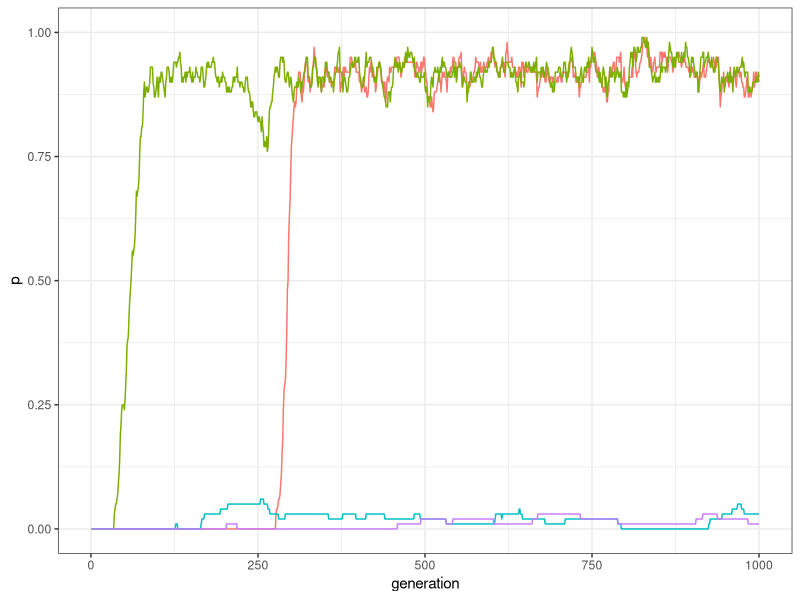
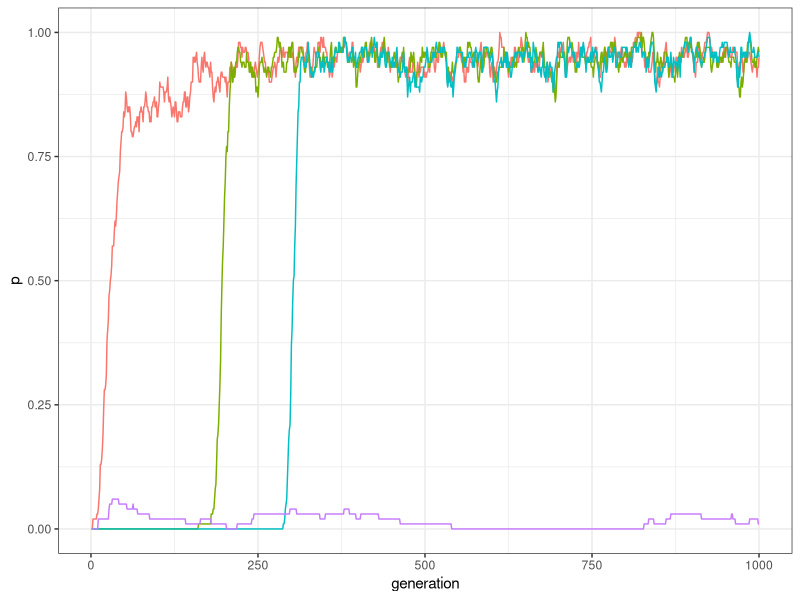
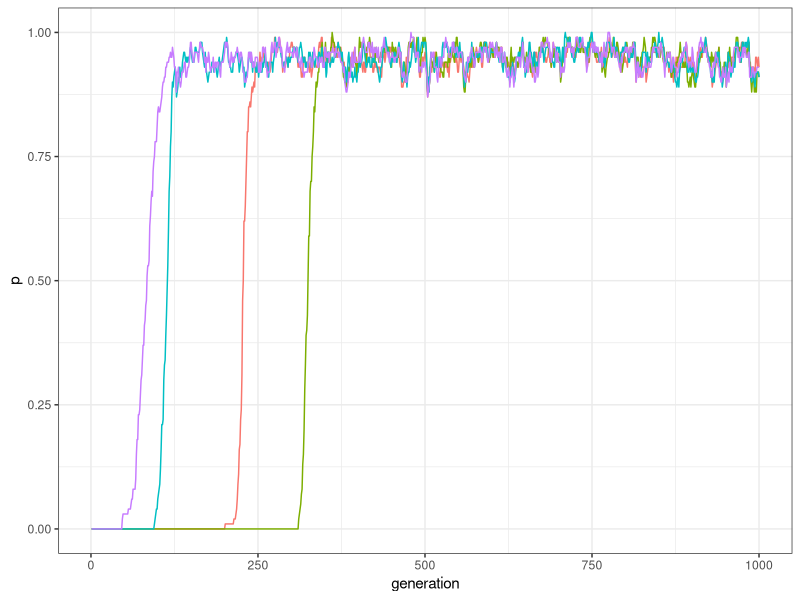
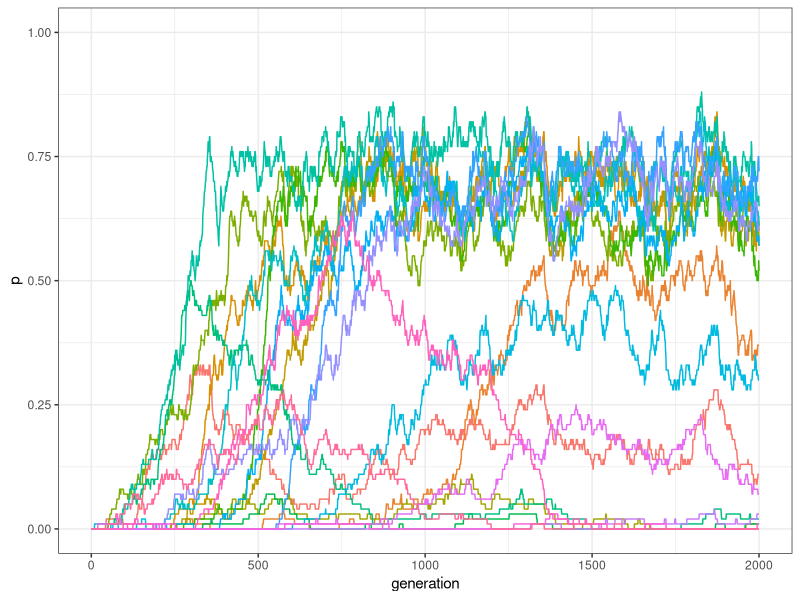
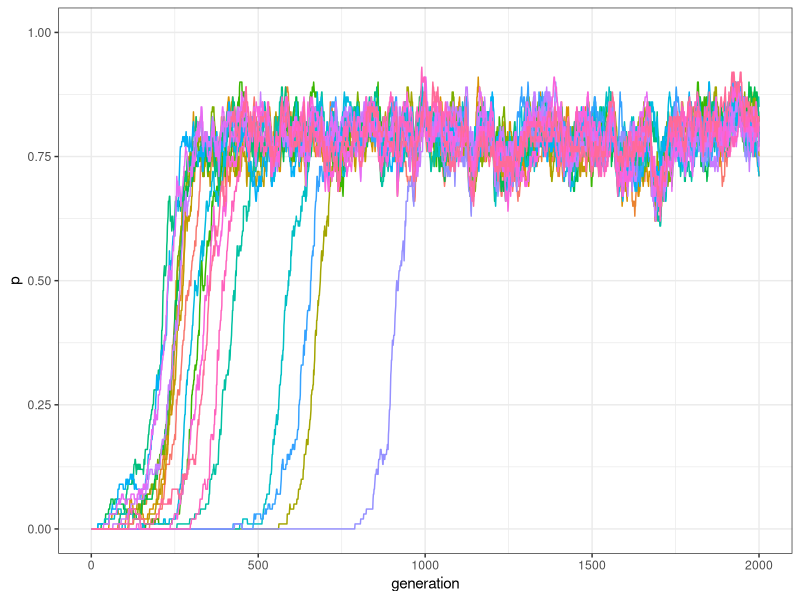
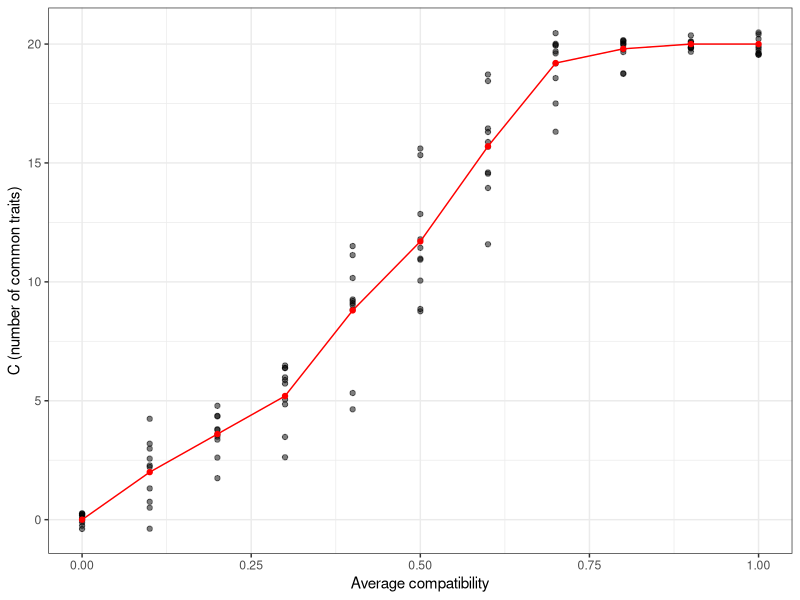

Source code (R) for these figures, in order:
## ---- chunk 1
library(tidyverse)
set.seed(111)
my_world <- matrix(c(1,1,-1,-1,1,1,-1,-1,-1,-1,1,1,-1,-1,1,1), nrow = 4, ncol = 4)
my_world
## ---- chunk 2
traits_inter_dependence <- function(N, t_max, k, mu, p_death, world){
  output <- tibble(trait = rep(c("A","B","C","D"), each = t_max), generation = rep(1:t_max, 4), p = rep(NA, t_max * 4))      
  population <- matrix(0, ncol = 4, nrow = N)
  output[output$generation == 1 ,]$p <- colSums(population) / N
  for(t in 2:t_max){
    # innovations
    innovators <- sample(c(TRUE, FALSE), N, prob = c(mu, 1 - mu), replace = TRUE) 
    innovations <- sample(1:4, sum(innovators), replace = TRUE)
    population[cbind(which(innovators == TRUE), innovations)] <- 1
    
    # copying
    demonstrators <- sample(1:N, replace = TRUE)
    demonstrators_traits <- sample(1:4, N, replace = TRUE)
    
    # not sure how to vectorise the code below. The first "if" can be done with:
    # population[cbind(demonstrators,demonstrators_traits)]==1 as in previous chapter
    # but I could not figure out a way to calcualte the compatibility score at popualtion level
    
    for(i in 1:N){
      if(population[demonstrators[i], demonstrators_traits[i]]){
        compatibility_score <- sum(world[demonstrators_traits[i], which(population[i,]>0)])
        copy <- (1 / (1 + exp(-k*compatibility_score))) > runif(1)
        if(copy){
          population[i,demonstrators_traits[i]] <- 1
        }
      }
    }
    
    # birth/death
    replace <- sample(c(TRUE, FALSE), N, prob = c(p_death, 1 - p_death), replace = TRUE)
    population[replace, ] <- 0
    
    output[output$generation == t ,]$p <- colSums(population) / N
  }
  output
}
## ---- chunk 3
plot_multiple_traits <- function(data_model) {
  ggplot(data = data_model, aes(y = p, x = generation)) +
    geom_line(aes(colour = trait)) +
    ylim(c(0, 1)) +
    theme_bw() +
    theme(legend.position = "none")
}
## ---- chunk 4
my_world <- matrix(c(1,1,-1,-1,1,1,-1,-1,-1,-1,1,1,-1,-1,1,1), nrow = 4, ncol = 4)
data_model <- traits_inter_dependence(N = 100, t_max = 1000, k = 10, mu = 0.0005, p_death = 0.01, world = my_world)
plot_multiple_traits(data_model)
## ---- chunk 5
data_model[data_model$generation==1000,]
## ---- chunk 6
my_world <- matrix(c(1,1,1,-1, 1,1,1,-1,1,1,1,-1,-1,-1,-1,1), nrow = 4, ncol = 4)
data_model <- traits_inter_dependence(N = 100, t_max = 1000, k = 10, mu = 0.0005, p_death = 0.01, world = my_world)
plot_multiple_traits(data_model)
## ---- chunk 7
my_world <- matrix(c(1,1,1,1,1,1,1,1,1,1,1,1,1,1,1,1), nrow = 4, ncol = 4)
data_model <- traits_inter_dependence(N = 100, t_max = 1000, k = 10, mu = 0.0005, p_death = 0.01, world = my_world)
plot_multiple_traits(data_model)
## ---- chunk 8
M <- 7
gamma <- 0.5
my_world <- matrix( rep(1, M * M), nrow = M)
compatibilities <- sample(c(1, -1), choose(M, 2), prob = c(gamma, 1 - gamma), replace = TRUE) 
my_world[upper.tri(my_world)] <- compatibilities
my_world <- t(my_world)
my_world[upper.tri(my_world)] <- compatibilities
## ---- chunk 9
my_world
## ---- chunk 10
traits_inter_dependence_2 <- function(N, M, t_max, k, mu, p_death, gamma){
  output <- matrix(data = NA, nrow = t_max, ncol = M)
  # initalise the traits' world:
  world <- matrix( rep(1, M * M), nrow = M)
  compatibilities <- sample(c(1, -1), choose(M,2), prob = c(gamma, 1 - gamma), replace = TRUE) 
  world[upper.tri(world)] <- compatibilities
  world <- t(world)
  world[upper.tri(world)] <- compatibilities
  # initialise the population:
  population <- matrix(0, ncol = M, nrow = N)
  output[1, ] <- colSums(population) / N 
  for(t in 2:t_max){
    # innovations
    innovators <- sample(c(TRUE, FALSE), N, prob = c(mu, 1 - mu), replace = TRUE) 
    innovations <- sample(1:M, sum(innovators), replace = TRUE)
    population[cbind(which(innovators == TRUE), innovations)] <- 1
    
    # copying
    demonstrators <- sample(1:N, replace = TRUE)
    demonstrators_traits <- sample(1:M, N, replace = TRUE)

    for(i in 1:N){
      if(population[demonstrators[i], demonstrators_traits[i]]){
        compatibility_score <- sum(world[demonstrators_traits[i], which(population[i,]>0)])
        copy <- (1 / (1 + exp(-k*compatibility_score))) > runif(1)
        if(copy){
          population[i,demonstrators_traits[i]] <- 1
        }
      }
    }
    
    # birth/death
    replace <- sample(c(TRUE, FALSE), N, prob = c(p_death, 1 - p_death), replace = TRUE)
    population[replace, ] <- 0
    
    output[t, ] <- colSums(population) / N
  }
  output
}  
## ---- chunk 11
plot_multiple_traits_matrix <- function(data_model) {
  generation <- rep(1:dim(data_model)[1], dim(data_model)[2])
  
  data_to_plot <- as_tibble(data_model) %>%
    gather( key = "trait", value = "p") %>%
    add_column(generation)
  
  ggplot(data = data_to_plot, aes(y = p, x = generation)) +
    geom_line(aes(colour = trait)) +
    ylim(c(0, 1)) +
    theme_bw() +
    theme(legend.position = "none")
}
## ---- chunk 12
data_model <- traits_inter_dependence_2(N = 100, M = 20, t_max = 2000, k = 10, mu = 0.001, p_death = 0.01, gamma = .5)
plot_multiple_traits_matrix(data_model)
## ---- chunk 13
data_model <- traits_inter_dependence_2(N = 100, M = 20, t_max = 2000, k = 10, mu = 0.001, p_death = 0.01, gamma = 1)
plot_multiple_traits_matrix(data_model)
## ---- chunk 14
r_max = 10
test_inter_dependence <- tibble(gamma = rep(seq(0, 1, by = .1), r_max), run = as.factor(rep(1:r_max, each = 11)), C = NA)
for(condition in seq(0, 1, by = .1)){
  for(r in 1:r_max) {
    data_model <- traits_inter_dependence_2(N = 100, M = 20, t_max = 2000, k = 10, mu = 0.001, p_death = 0.01, gamma = condition)
    test_inter_dependence[test_inter_dependence$gamma == condition & test_inter_dependence$run == r, ]$C <- sum(data_model[2000,]>.5)
  }
}
ggplot(data = test_inter_dependence, aes(x = gamma, y = C)) +
  geom_jitter(width = 0, height = 0.5, alpha = 0.5) +
  stat_summary(fun.y = mean, geom = "point", colour = "red") +
  stat_summary(fun.y = mean, geom = "line", colour = "red") +
  theme_bw() +
  labs(x = "Average compatibility", y = "C (number of common traits)")
